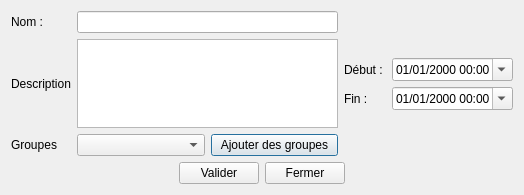
<?xml version="1.0" encoding="UTF-8"?>
<ui version="4.0">
 <class>UpdateEventDialog</class>
 <widget class="QDialog" name="UpdateEventDialog">
  <property name="windowModality">
   <enum>Qt::WindowModal</enum>
  </property>
  <property name="geometry">
   <rect>
    <x>0</x>
    <y>0</y>
    <width>524</width>
    <height>195</height>
   </rect>
  </property>
  <property name="windowTitle">
   <string>Modifier un évènement</string>
  </property>
  <layout class="QVBoxLayout" name="verticalLayout">
   <item>
    <layout class="QHBoxLayout" name="horizontalLayout_3">
     <item>
      <layout class="QGridLayout" name="gridLayout">
       <item row="0" column="0">
        <widget class="QLabel" name="label">
         <property name="text">
          <string>Nom : </string>
         </property>
        </widget>
       </item>
       <item row="1" column="0">
        <widget class="QLabel" name="label_2">
         <property name="text">
          <string>Description</string>
         </property>
        </widget>
       </item>
       <item row="1" column="1">
        <widget class="QPlainTextEdit" name="plainTextEdit_comment"/>
       </item>
       <item row="0" column="1">
        <widget class="QLineEdit" name="lineEdit_name"/>
       </item>
       <item row="2" column="0">
        <widget class="QLabel" name="label_3">
         <property name="text">
          <string>Groupes</string>
         </property>
        </widget>
       </item>
       <item row="2" column="1">
        <layout class="QHBoxLayout" name="horizontalLayout">
         <item>
          <widget class="QComboBox" name="comboBox_groups"/>
         </item>
         <item>
          <widget class="QPushButton" name="pushButton_groups">
           <property name="text">
            <string>Ajouter des groupes</string>
           </property>
          </widget>
         </item>
        </layout>
       </item>
      </layout>
     </item>
     <item>
      <layout class="QGridLayout" name="gridLayout_2">
       <item row="2" column="1">
        <widget class="QDateTimeEdit" name="dateTimeEdit_end">
         <property name="displayFormat">
          <string>dd/MM/yyyy HH:mm</string>
         </property>
         <property name="calendarPopup">
          <bool>true</bool>
         </property>
        </widget>
       </item>
       <item row="1" column="1">
        <widget class="QDateTimeEdit" name="dateTimeEdit_start">
         <property name="displayFormat">
          <string>dd/MM/yyyy HH:mm</string>
         </property>
         <property name="calendarPopup">
          <bool>true</bool>
         </property>
        </widget>
       </item>
       <item row="2" column="0">
        <widget class="QLabel" name="label_5">
         <property name="text">
          <string>Fin : </string>
         </property>
        </widget>
       </item>
       <item row="0" column="1">
        <spacer name="verticalSpacer">
         <property name="orientation">
          <enum>Qt::Vertical</enum>
         </property>
         <property name="sizeHint" stdset="0">
          <size>
           <width>20</width>
           <height>40</height>
          </size>
         </property>
        </spacer>
       </item>
       <item row="1" column="0">
        <widget class="QLabel" name="label_4">
         <property name="text">
          <string>Début : </string>
         </property>
        </widget>
       </item>
       <item row="3" column="1">
        <spacer name="verticalSpacer_2">
         <property name="orientation">
          <enum>Qt::Vertical</enum>
         </property>
         <property name="sizeHint" stdset="0">
          <size>
           <width>20</width>
           <height>40</height>
          </size>
         </property>
        </spacer>
       </item>
      </layout>
     </item>
    </layout>
   </item>
   <item>
    <layout class="QHBoxLayout" name="horizontalLayout_2">
     <item>
      <spacer name="horizontalSpacer">
       <property name="orientation">
        <enum>Qt::Horizontal</enum>
       </property>
       <property name="sizeHint" stdset="0">
        <size>
         <width>40</width>
         <height>20</height>
        </size>
       </property>
      </spacer>
     </item>
     <item>
      <widget class="QPushButton" name="pushButton_update">
       <property name="text">
        <string>Valider</string>
       </property>
      </widget>
     </item>
     <item>
      <widget class="QPushButton" name="pushButton_close">
       <property name="text">
        <string>Fermer</string>
       </property>
      </widget>
     </item>
     <item>
      <spacer name="horizontalSpacer_2">
       <property name="orientation">
        <enum>Qt::Horizontal</enum>
       </property>
       <property name="sizeHint" stdset="0">
        <size>
         <width>40</width>
         <height>20</height>
        </size>
       </property>
      </spacer>
     </item>
    </layout>
   </item>
  </layout>
 </widget>
 <resources/>
 <connections>
  <connection>
   <sender>pushButton_close</sender>
   <signal>clicked()</signal>
   <receiver>UpdateEventDialog</receiver>
   <slot>reject()</slot>
   <hints>
    <hint type="sourcelabel">
     <x>309</x>
     <y>176</y>
    </hint>
    <hint type="destinationlabel">
     <x>405</x>
     <y>174</y>
    </hint>
   </hints>
  </connection>
 </connections>
</ui>
